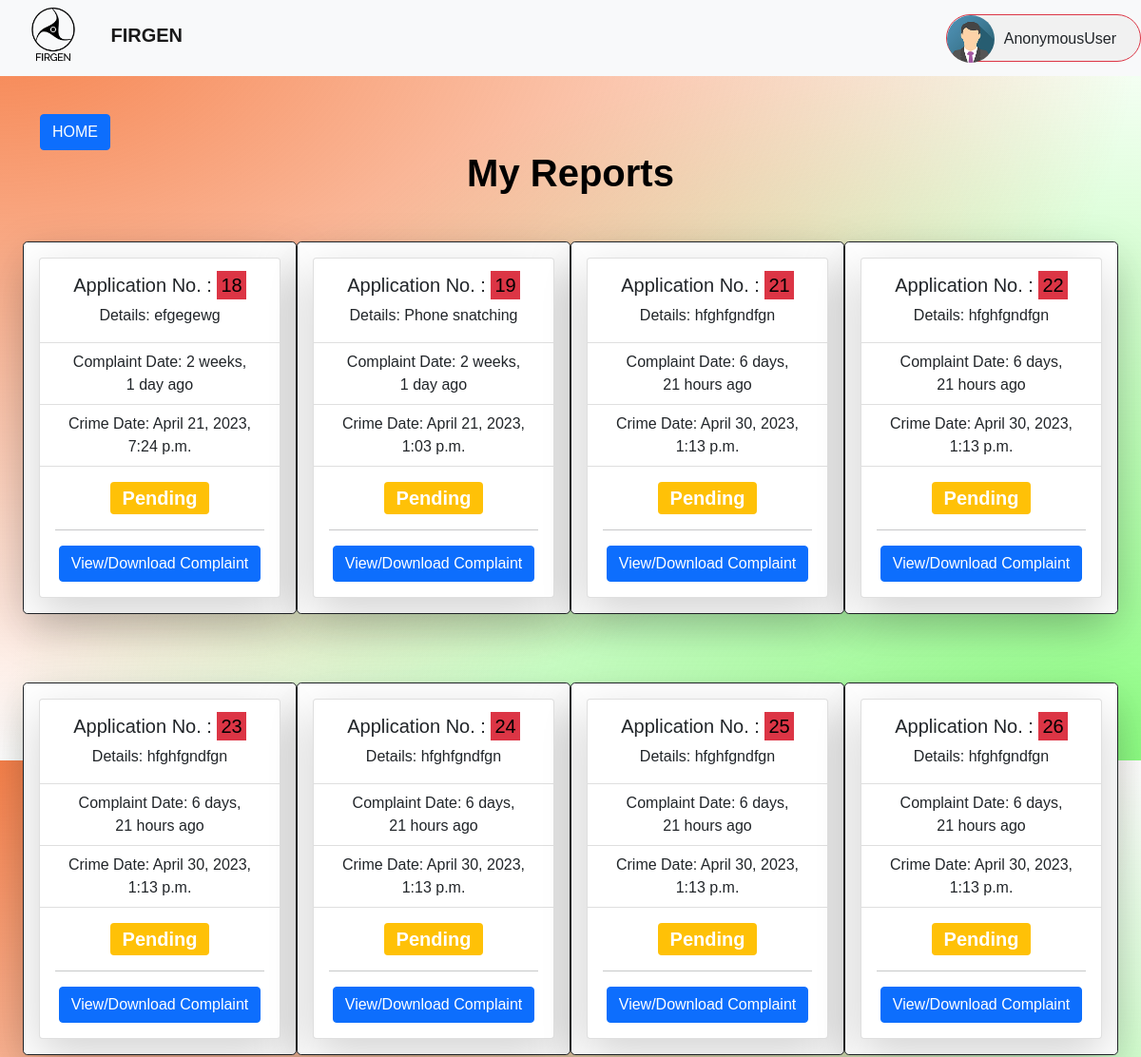
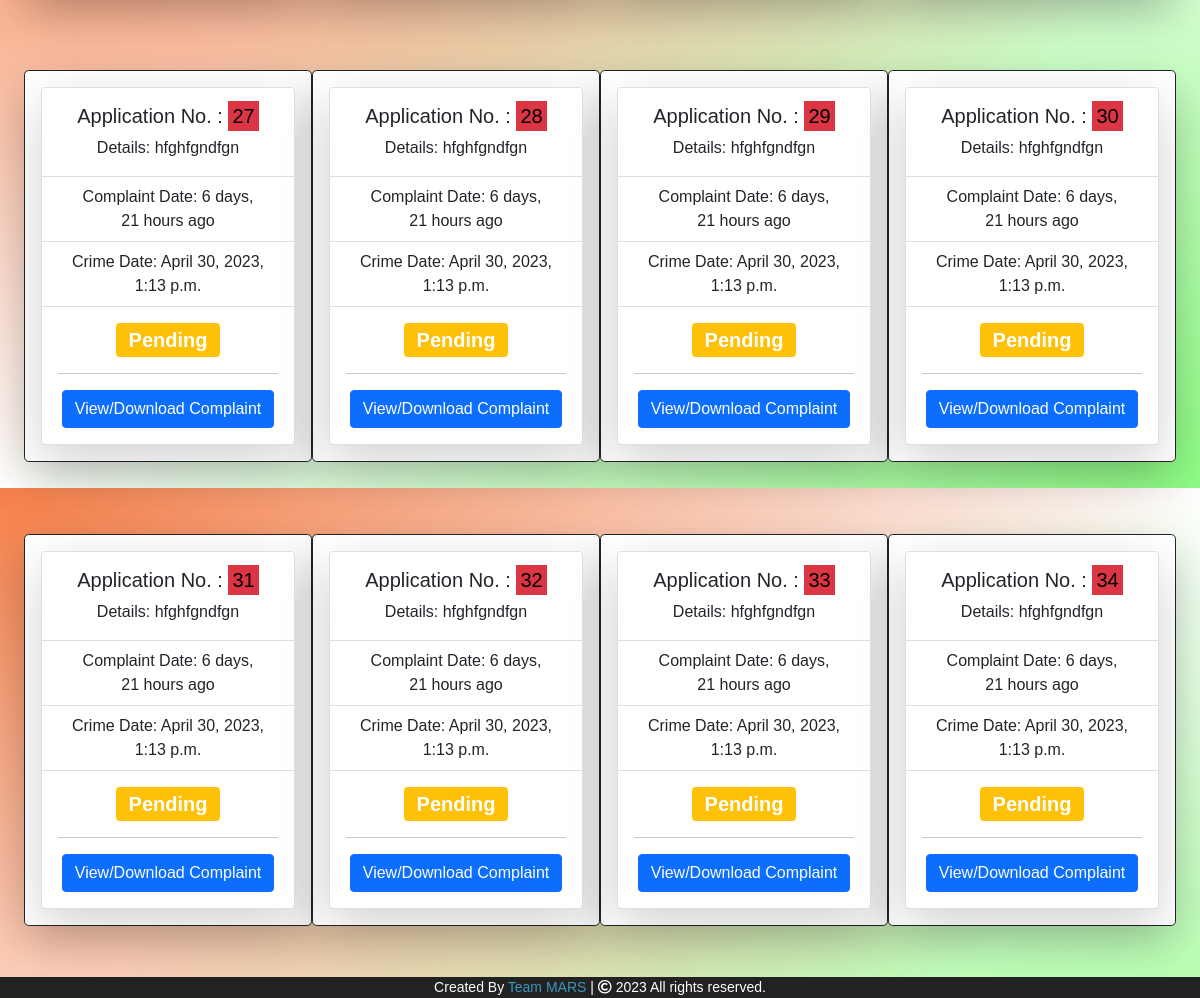
Page /user/my/staff on the committed database (2 pictures, top to bottom).
### user/models.py (models this page shows, shortened)
class FIR(models.Model):
    sno= models.AutoField(primary_key=True)
    username = models.CharField(max_length=100)
    useremail = models.EmailField()
    victimemail = models.EmailField()
    victimfullname = models.CharField(max_length=100)
    mobno = models.CharField(max_length=100)
    aadharno = models.CharField(max_length=100)
    address = models.TextField()
    district = models.CharField(max_length=100)
    state = models.CharField(max_length=100)
    pincode = models.CharField(max_length=100)
    typeofcrime = models.CharField(max_length=100)
    incidentdatetime = models.DateTimeField()
    detailsofincident = models.TextField()
    suspect = models.CharField(max_length=100)
    witness = models.CharField(max_length=100)
    timestamp = models.DateTimeField(default=now)
    status = models.BooleanField(default=False)
    solved = models.BooleanField(default=False)

### user/views.py (the view)
# urls.py: path('/my/<slug:slug>', views.userDashboard, name="userDashboard"),
def userDashboard(request,slug):
    userfir = FIR.objects.filter(username=slug)
    len = 1
    for i in userfir:
        len += 1
    row = (len//4)+2
    height = row*60
    print(height)
    context = {'userfir':userfir, 'style':height}
    return render(request, 'user/my.html', context)

### templates/user/my.html
{% extends 'header.html' %}
{% load static %}
{% load humanize %}
{% block navimg %}
<img src="{% static 'user_avt.png' %}" alt="Person" width="96" height="96">
{% endblock navimg %}
{% block bodyStyle %} style="height: 100vh; overflow-x: hidden;justify-content: start" {% endblock bodyStyle %}
{% block body %}
<div class="mt-5">
  <div class="container ">
    <a href="/user/home" class="btn btn-primary">
      HOME </a>
  </div>
  <h1 class="text-center mb-2 fm2">My Reports</h1>
  <div class="row text-center  row row-cols-1 row-cols-sm-2 row-cols-lg-4 g-4 m-4">
    {% for fir in userfir %}
    <div class="col border border-dark border-1 rounded-3  shadow-lg p-3 mb-5 bg-body rounded">
      <div class=" card shadow-lg ">
        <div class="card-body">
          <h5 class="card-title ">Application No. : <mark class="bg-danger">{{fir.sno}}</mark></h5>
          <p class="card-text">Details: {{fir.typeofcrime}}</p>
        </div>
        <ul class="list-group list-group-flush">
          <li class="list-group-item">Complaint Date: {{fir.timestamp | naturaltime}}</li>
          <li class="list-group-item">Crime Date: {{fir.incidentdatetime}}</li>
        </ul>
        <div class="card-body">
          {% if fir.solved %}
          <span class="badge bg-success  fs-5  text-wrap">Marked Solved by SHO, {{fir.district}} </span>
          {% elif fir.status %}
          <span class="badge bg-success  fs-5  text-wrap">Digitally Verified by SHO</span>
          {% else %}
          <span class="badge bg-warning  fs-5 text-wrap">Pending</span>
          {% endif %}
          <hr>
          <a href="/user/fir/{{fir.sno}}" class="btn btn-primary btn-block">View/Download Complaint</a>
        </div>
      </div>
    </div>
    {% endfor %}
  </div>
</div>
  {% endblock body %}

### templates/header.html (shortened to what this page needs)
{% load static %}
<!DOCTYPE html>
<html lang="en">
<head>
    <link href="https://cdn.jsdelivr.net/npm/bootstrap@5.0.2/dist/css/bootstrap.min.css" rel="stylesheet"
>
    <link rel="stylesheet" href="https://cdnjs.cloudflare.com/ajax/libs/font-awesome/5.15.3/css/all.min.css" />
    <link href="https://use.fontawesome.com/releases/v5.0.8/css/all.css" rel="stylesheet">
    <link rel="stylesheet" href="{% static 'user/main.css' %}">
</head>
<body {% block bodyStyle %}{% endblock bodyStyle %}>
    <nav class="navbar navbar-light bg-light fixed-top" style=" height: 5rem">
        <div>
            <img class="img-responsive spin-image" style="width: 7em;height: 4em;" src="{% static 'main/firgenlogo.jpg' %}"
                alt="No" />
            <a class="navbar-brand fm2" href="#">FIRGEN</a>
        </div>
        <div style="justify-content: space-around;display: flex;" class="">
            <div class="dropdown chip border border-danger">
                {% block navimg %}{% endblock navimg %}
                {{request.user}}
            </div>
        </div>
    </nav>
    <br><br>
    <br>
    {% block body %} {% endblock body %}
    <footer>
        <span>Created By <a href="#"> Team MARS</a> | <span class="far fa-copyright"></span>
            <script>document.write(new Date().getFullYear())</script> All rights
            reserved.
        </span>
    </footer>
</body>
</html>

### static/user/main.css (style rules this page uses)
.spin-image { animation: spin 2s infinite linear; }
.fm2 { font-weight: 900; color: black; align-items: center; }
body { background: radial-gradient( farthest-side at top left, rgba(243, 89, 18, 0.76), transparent ), radial-gradient( farthest-side at bottom right, rgba(105, 252, 91, 0.76), transparent ); display: flex; justify-content: center; flex-direction: column; font-family: "Montserrat", sans-serif; }
.chip { padding: 0 25px; float: right; height: 50px; font-size: 16px; line-height: 50px; border-radius: 25px; background-color: #f1f1f1; }
.chip img { float: left; margin: 0 10px 0 -25px; height: 50px; width: 50px; border-radius: 50%; }
footer { background-color: #222; color: #fff; font-size: 14px; bottom: 0; position: fixed; left: 0; right: 0; text-align: center; z-index: 999; }
footer a { color: #3c97bf; text-decoration: none; }

### templates/header.html (style rules this page uses)
.dropdown { position: relative; display: inline-block; }
.chip { display: inline-block; padding: 0 25px; height: 50px; font-size: 16px; line-height: 50px; border-radius: 25px; background-color: #f1f1f1; }
.chip img { float: left; margin: 0 10px 0 -25px; height: 50px; width: 50px; border-radius: 50%; }

### rows in the picture
FIR: sno "18", typeofcrime "efgegewg", timestamp "2 weeks, 1 day ago", incidentdatetime "April 21, 2023, 7:24 p.m.", solved "Pending"
FIR: sno "19", typeofcrime "Phone snatching", timestamp "2 weeks, 1 day ago", incidentdatetime "April 21, 2023, 1:03 p.m.", solved "Pending"
FIR: sno "21", typeofcrime "hfghfgndfgn", timestamp "6 days, 21 hours ago", incidentdatetime "April 30, 2023, 1:13 p.m.", solved "Pending"
FIR: sno "22", typeofcrime "hfghfgndfgn", timestamp "6 days, 21 hours ago", incidentdatetime "April 30, 2023, 1:13 p.m.", solved "Pending"
FIR: sno "23", typeofcrime "hfghfgndfgn", timestamp "6 days, 21 hours ago", incidentdatetime "April 30, 2023, 1:13 p.m.", solved "Pending"
FIR: sno "24", typeofcrime "hfghfgndfgn", timestamp "6 days, 21 hours ago", incidentdatetime "April 30, 2023, 1:13 p.m.", solved "Pending"
FIR: sno "25", typeofcrime "hfghfgndfgn", timestamp "6 days, 21 hours ago", incidentdatetime "April 30, 2023, 1:13 p.m.", solved "Pending"
FIR: sno "26", typeofcrime "hfghfgndfgn", timestamp "6 days, 21 hours ago", incidentdatetime "April 30, 2023, 1:13 p.m.", solved "Pending"
FIR: sno "27", typeofcrime "hfghfgndfgn", timestamp "6 days, 21 hours ago", incidentdatetime "April 30, 2023, 1:13 p.m.", solved "Pending"
FIR: sno "28", typeofcrime "hfghfgndfgn", timestamp "6 days, 21 hours ago", incidentdatetime "April 30, 2023, 1:13 p.m.", solved "Pending"
FIR: sno "29", typeofcrime "hfghfgndfgn", timestamp "6 days, 21 hours ago", incidentdatetime "April 30, 2023, 1:13 p.m.", solved "Pending"
FIR: sno "30", typeofcrime "hfghfgndfgn", timestamp "6 days, 21 hours ago", incidentdatetime "April 30, 2023, 1:13 p.m.", solved "Pending"
FIR: sno "31", typeofcrime "hfghfgndfgn", timestamp "6 days, 21 hours ago", incidentdatetime "April 30, 2023, 1:13 p.m.", solved "Pending"
FIR: sno "32", typeofcrime "hfghfgndfgn", timestamp "6 days, 21 hours ago", incidentdatetime "April 30, 2023, 1:13 p.m.", solved "Pending"
FIR: sno "33", typeofcrime "hfghfgndfgn", timestamp "6 days, 21 hours ago", incidentdatetime "April 30, 2023, 1:13 p.m.", solved "Pending"
FIR: sno "34", typeofcrime "hfghfgndfgn", timestamp "6 days, 21 hours ago", incidentdatetime "April 30, 2023, 1:13 p.m.", solved "Pending"

### other values in the picture
{{ request.user }} "AnonymousUser"
